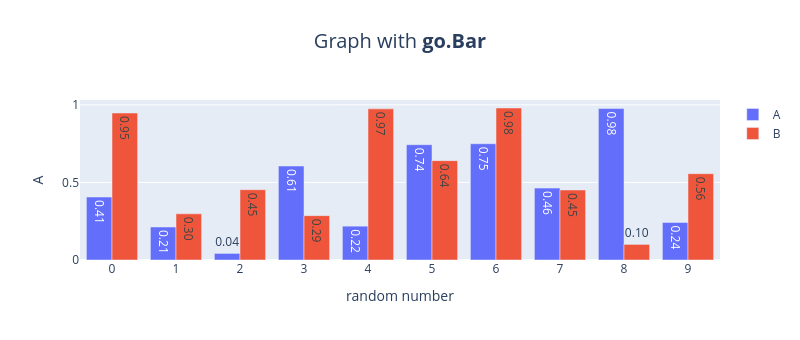

Source (notebook cell):
### Code cell
import pandas as pd
import plotly.graph_objects as go
import numpy as np

df = pd.DataFrame(np.random.rand(10, 2), columns=["A", "B"])

fig = go.Figure()

fig.add_trace(
    go.Bar(
        x=df.index, y=df["A"], name="A", text=df["A"], textposition="auto", texttemplate="%{y:.2f}"
    )
)

fig.add_trace(
    go.Bar(
        x=df.index, y=df["B"], name="B", text=df["B"], textposition="auto", texttemplate="%{y:.2f}"
    )
)

fig.update_layout(
    {
        "title": {
            "text": "Graph with <b>go.Bar</b>",
            "x": 0.5,
            "y": 0.9,
            "font": {
                "size": 20
            }
        },
        "xaxis": {
            "title": "random number",
            "showticklabels": True,
            "dtick": 1
        },
        "yaxis": {
            "title": "A"
        },
        "width": 800,
        "height": 340
    }
)

fig.show()

### Figure 1 — Plotly figure (JSON) as saved in the notebook; plotly's stock layout.template omitted (floating-point values rounded to 4 significant figures)
{"data": [{"name": "A", "text": [0.4057, 0.2126, 0.0425, 0.6059, 0.2181, 0.7433, 0.7495, 0.4634, 0.9764, 0.2416], "textposition": "auto", "texttemplate": "%{y:.2f}", "type": "bar", "x": [0, 1, 2, 3, 4, 5, 6, 7, 8, 9], "y": [0.4057, 0.2126, 0.0425, 0.6059, 0.2181, 0.7433, 0.7495, 0.4634, 0.9764, 0.2416]}, {"name": "B", "text": [0.9471, 0.2978, 0.4533, 0.286, 0.9741, 0.6405, 0.9798, 0.4514, 0.1006, 0.5564], "textposition": "auto", "texttemplate": "%{y:.2f}", "type": "bar", "x": [0, 1, 2, 3, 4, 5, 6, 7, 8, 9], "y": [0.9471, 0.2978, 0.4533, 0.286, 0.9741, 0.6405, 0.9798, 0.4514, 0.1006, 0.5564]}], "layout": {"height": 340, "title": {"font": {"size": 20}, "text": "Graph with <b>go.Bar</b>", "x": 0.5, "y": 0.9}, "width": 800, "xaxis": {"dtick": 1, "showticklabels": true, "title": {"text": "random number"}}, "yaxis": {"title": {"text": "A"}}}}
